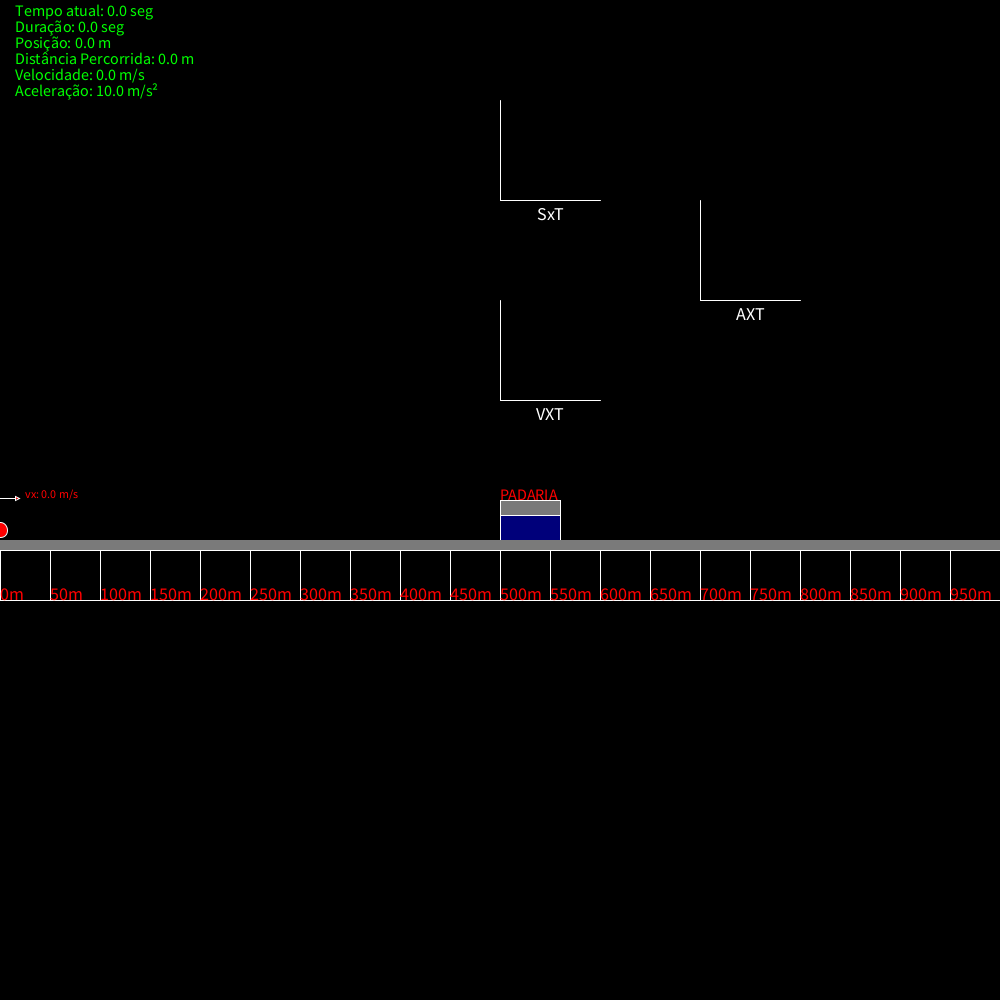
Frame 1 (no input)
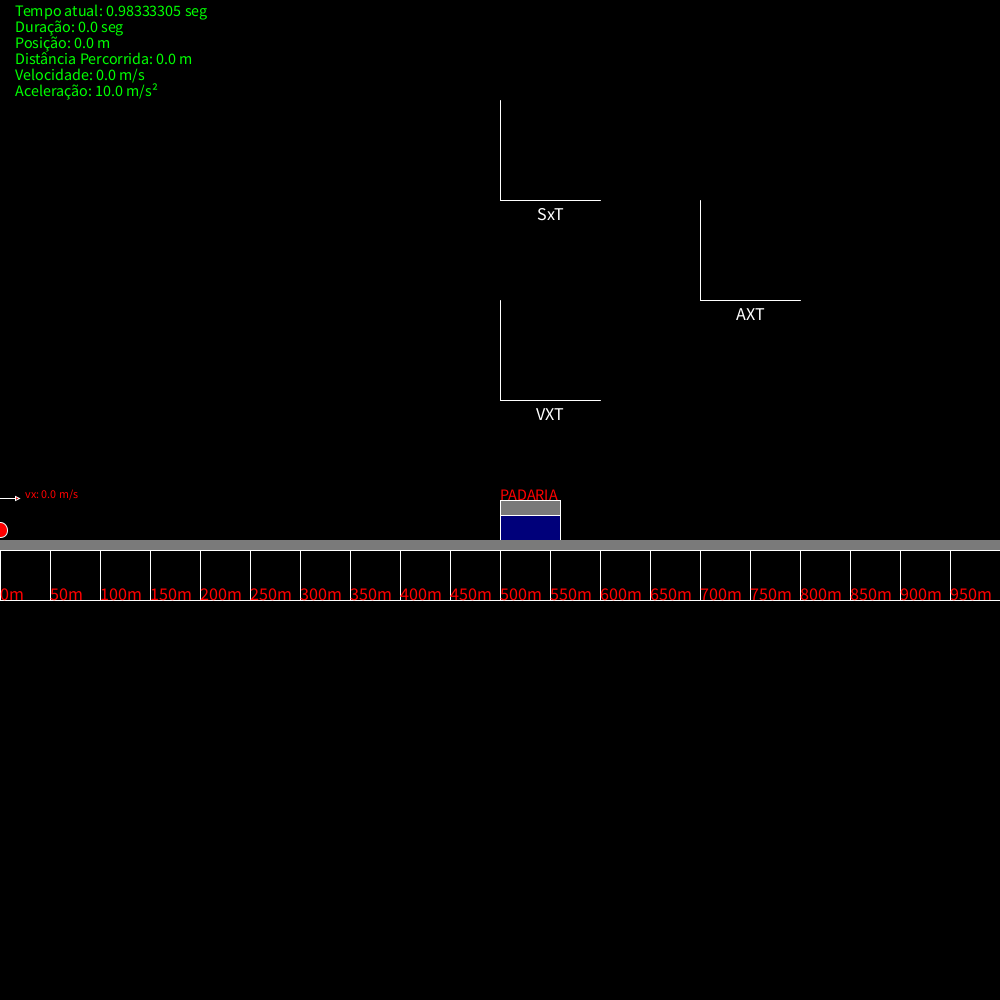
Frame 60 (the mouse pressed at the canvas centre just before this capture)
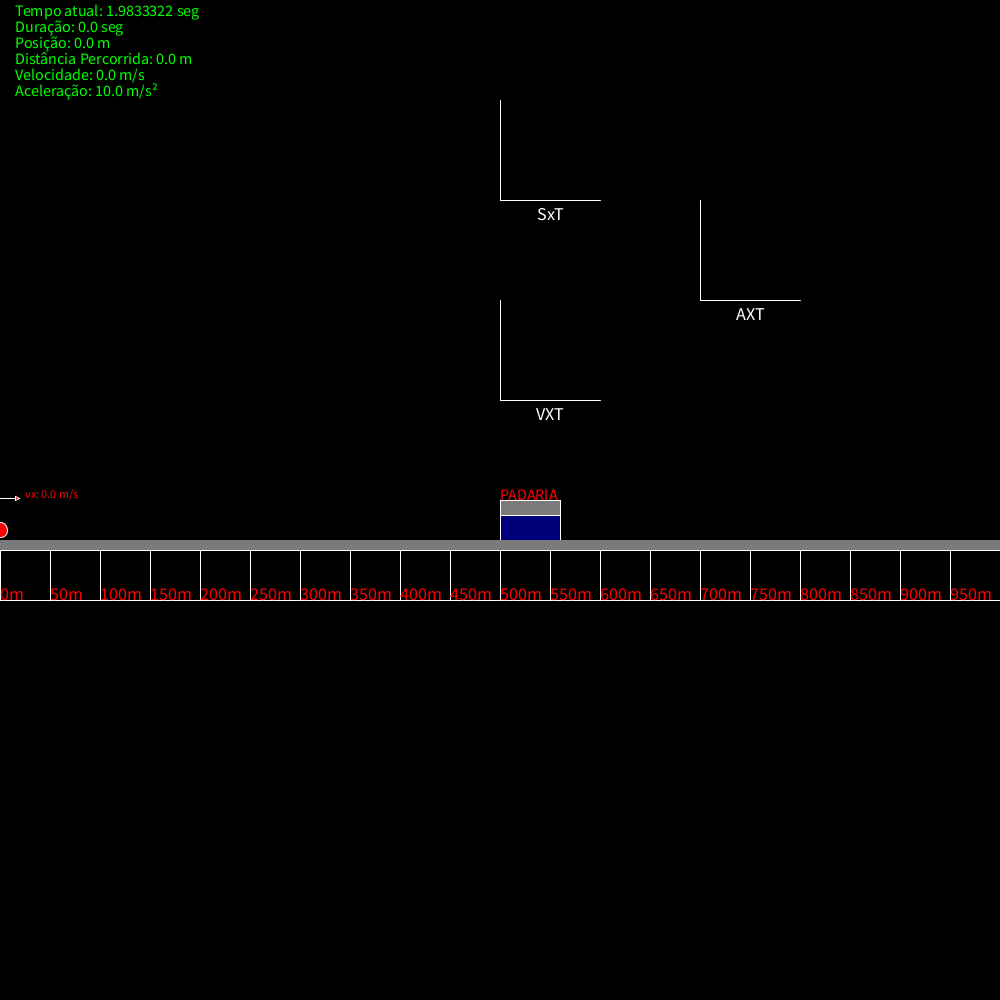
Frame 120 (the mouse held since frame 60 and released just before this capture)

The Processing sketch that drew these frames (run headless with seeded random() and noise(); from frame 60 on, the mouse is pressed at the canvas centre):

// Processing sketch: projeto7
// ── projeto7.pde
float x = 0;
float vx = 0;
float distanciaPercorrida = 0;
float ax = 0;

//Game State
boolean fired = false;
boolean get = false;
boolean stopping = false;


// Clock
final float INTERVALO = 1.0/60;
final float GRAVITY = 9.8;
float tAtual = 0.0;
float duracao = 0.0;
float clock = 0.0;
int points = 0;
int NPOINTS = 20;


PVector[] positions;
PVector[] velocitys;
PVector[] acceleration;

Block floor;


void setup(){
  size(1000,1000);

  floor = new Block();
  vx = 0.0f;
  ax = 10.0f;

  floor.getPosition().y = width/2 + 40;
  floor.getSize().x = width;
  floor.getSize().y = 10;

  positions= new PVector[NPOINTS];
  velocitys = new PVector[NPOINTS];
  acceleration = new PVector[NPOINTS];

  fired = false;

}


void draw(){
  background(0);

  // GUI
  drawGUI();

  // Reference
  showGrid(50,50);
  
  // Drawing bakery
  fill(0,0,122);
  rect(width/2,height/2, 60,45);
  fill(122,122,122);
  rect(width/2,height/2 , 60,15);
  fill(255,0,0);
  pushStyle();
  textSize(16);
  text("PADARIA", width/2, height/2);
  popStyle();

  if (!get){

    fill(255,0,0);

    // Draw Arrow
    line (x - 7, height/2 - 2, x + 15, height/2 - 2);
    triangle(x + 15, height/2 - 4, x + 15, height/2, x + 19, height/2 -2);
    pushStyle();
    textSize(12);
    text("vx: " + vx + " m/s", x + 25, height/2 - 2);
    popStyle();

    circle(x,height/2 + 30, 15);
  }
  else{
    fill(0,255,0);
    circle(x,height/2 + 30, 15);

    // Draw Arrow
    line (x - 7, height/2 - 2, x + 15, height/2 - 2);
    triangle(x -7, height/2 - 4, x -7, height/2, x -11, height/2 -2);
    pushStyle();
    textSize(12);
    text("vx: " + vx + " m/s", x + 25, height/2 - 2);
    popStyle();

  }
  drawGraph(500,100,positions, "SxT");
  drawGraph(500,300,velocitys, "VXT");
  drawGraph(700,200,acceleration, "AXT");


  if(fired){
    vx += ax * INTERVALO;
    x += vx * INTERVALO;
    duracao += INTERVALO;
    distanciaPercorrida += abs(vx* INTERVALO);
    clock += INTERVALO;
    if (clock >= 1){
      points++;
      clock--;
      if (points >= 1  && points <= NPOINTS){
        positions[points - 1] = new PVector();
        velocitys[points - 1] = new PVector();
        acceleration[points - 1] = new PVector();

        positions[ points - 1].x = points;
        positions[ points - 1].y = int(x);
        velocitys[ points - 1].x = points;
        velocitys[ points - 1].y = int(vx);
        acceleration[points - 1].x = points;
        acceleration[ points - 1].y = int(ax);
      }
    }

  }
  if (x > width/2 - 50 && stopping == false){
    ax *= -1*5;
    stopping = true;
  }
  if (x > width/2 + 15 && get == false){
    get = true;
  }
  if (vx <= 0 && stopping == true){
    ax = -50;
  }
  if (x < 0 ){
    fired = false;
    vx = 0;
  }

  floor.draw();

  tAtual = tAtual + INTERVALO;
}

void drawGUI(){
  fill(0,255,0);
  textSize(16);
  text("Tempo atual: " + tAtual + " seg", 15,16);
  text("Duração: " + duracao + " seg", 15,32);
  text("Posição: " + x + " m", 15,48);
  text("Distância Percorrida: " + distanciaPercorrida + " m", 15,64);
  text("Velocidade: " + vx + " m/s", 15,80);
  text("Aceleração: " + ax + " m/s²", 15, 96);
}

void showGrid(int refX, int refY){
  noFill();
  stroke(255);
  for (int x = 0;x < width/refX; x++){
    for (int y = 0;y < width/refY; y++){
      fill(0);
      if (refY * y > height/2 && refY * y < height/2 +  2 * refY){
        rect(x * refX, y * refY, refX, refY);
        fill(255,0,0);
        textSize(18);
        text(refX * x + "m", x * refX, (y+1) * refY);
      }
    }
  }
}

void drawGraph(int offsetX, int offsetY, PVector[] points, String tex){
  int x0 = offsetX;
  int y0 = offsetY + 100;
  stroke(255);
  line(x0, y0, x0, offsetY );
  line(x0, y0, x0 + 100, y0 );
  fill(255);
  noStroke();
  for (int i = 0; i < points.length; i++){
    if(points[i] != null){
      circle(x0 + points[i].x + i * 10, y0 - points[i].y / 5, 5);

    }
  }
  text(tex, x0 + 50 - textWidth(tex)/2, y0 + 20);
}

void keyPressed(){
  if (key == 'd'){
  }
  if (key == 'a'){
  }
  if (key == 'w'){
  }
  if (key == 's'){
  }
  if (key == 'r'){
    setup();
  }
  if (key == 'e'){
    floor.setStatic(!floor.getStatic());
  }
  if (key == ' '){
    fired = true;
  }
}





class Block{
  Block(){
    m_pos = new PVector(0,0);
    m_size = new PVector(20,20);
    m_vel = new PVector(0,0);
    m_static = true;
    m_color = color(122,122,122);
  }

  PVector getPosition() { return m_pos; }
  PVector getSize() { return m_size; }
  PVector getVel() { return m_vel; }
  boolean getStatic() { return m_static; }

  void setStatic(boolean value){ m_static = value; }
  void setPosition(float x, float y) { m_pos.x = x; m_pos.y = y; }
  void setVelocity(float vx, float vy) { m_vel.x = vx; m_vel.y = vy; }
  void setSize(int w, int h) { m_size.x = w; m_size.y = h; }

  void draw(){
    fill(m_color);
    rect(m_pos.x, m_pos.y, m_size.x, m_size.y);
  }

  void update(){
    if(m_static){

    }
    else{
      m_vel.y += GRAVITY * INTERVALO;
      m_pos.y += m_vel.y;
    }
  }

  private PVector m_pos;
  private PVector m_size;
  private PVector m_vel;
  private boolean m_static;
  private color m_color;
}
